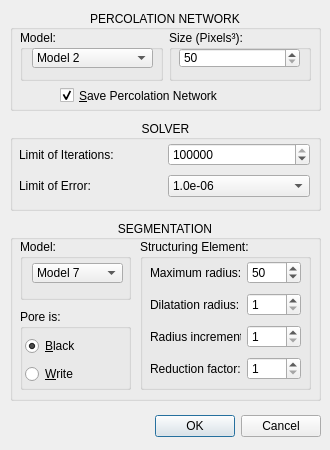
<?xml version="1.0" encoding="UTF-8"?>
<ui version="4.0">
 <class>DialogIntrinsicPermeabilityByNetwork</class>
 <widget class="QDialog" name="DialogIntrinsicPermeabilityByNetwork">
  <property name="geometry">
   <rect>
    <x>0</x>
    <y>0</y>
    <width>330</width>
    <height>450</height>
   </rect>
  </property>
  <property name="minimumSize">
   <size>
    <width>330</width>
    <height>450</height>
   </size>
  </property>
  <property name="maximumSize">
   <size>
    <width>330</width>
    <height>450</height>
   </size>
  </property>
  <property name="windowTitle">
   <string>Pores and Throats Segmentation</string>
  </property>
  <property name="windowIcon">
   <iconset resource="application.qrc">
    <normaloff>:/images/logo.png</normaloff>:/images/logo.png</iconset>
  </property>
  <property name="autoFillBackground">
   <bool>false</bool>
  </property>
  <widget class="QGroupBox" name="groupBoxSolver">
   <property name="geometry">
    <rect>
     <x>10</x>
     <y>120</y>
     <width>311</width>
     <height>91</height>
    </rect>
   </property>
   <property name="title">
    <string>SOLVER</string>
   </property>
   <property name="alignment">
    <set>Qt::AlignCenter</set>
   </property>
   <widget class="QWidget" name="layoutWidget2">
    <property name="geometry">
     <rect>
      <x>9</x>
      <y>20</y>
      <width>291</width>
      <height>62</height>
     </rect>
    </property>
    <layout class="QGridLayout" name="gridLayout">
     <item row="0" column="1">
      <widget class="QSpinBox" name="spinBoxLimitIterations">
       <property name="minimum">
        <number>1000</number>
       </property>
       <property name="maximum">
        <number>10000000</number>
       </property>
       <property name="value">
        <number>100000</number>
       </property>
      </widget>
     </item>
     <item row="1" column="0">
      <widget class="QLabel" name="label_3">
       <property name="text">
        <string>Limit of Error:</string>
       </property>
      </widget>
     </item>
     <item row="1" column="1">
      <widget class="QComboBox" name="comboBoxLimitError">
       <property name="currentText">
        <string notr="true">1.0e-06</string>
       </property>
       <property name="currentIndex">
        <number>5</number>
       </property>
       <item>
        <property name="text">
         <string>1.0e-01</string>
        </property>
       </item>
       <item>
        <property name="text">
         <string>1.0e-02</string>
        </property>
       </item>
       <item>
        <property name="text">
         <string>1.0e-03</string>
        </property>
       </item>
       <item>
        <property name="text">
         <string>1.0e-04</string>
        </property>
       </item>
       <item>
        <property name="text">
         <string>1.0e-05</string>
        </property>
       </item>
       <item>
        <property name="text">
         <string>1.0e-06</string>
        </property>
       </item>
       <item>
        <property name="text">
         <string>1.0e-07</string>
        </property>
       </item>
       <item>
        <property name="text">
         <string>1.0e-08</string>
        </property>
       </item>
       <item>
        <property name="text">
         <string>1.0e-09</string>
        </property>
       </item>
       <item>
        <property name="text">
         <string>1.0e-10</string>
        </property>
       </item>
      </widget>
     </item>
     <item row="0" column="0">
      <widget class="QLabel" name="label_6">
       <property name="text">
        <string>Limit of Iterations:</string>
       </property>
      </widget>
     </item>
    </layout>
   </widget>
  </widget>
  <widget class="QDialogButtonBox" name="buttonBox">
   <property name="geometry">
    <rect>
     <x>10</x>
     <y>400</y>
     <width>311</width>
     <height>52</height>
    </rect>
   </property>
   <property name="minimumSize">
    <size>
     <width>80</width>
     <height>52</height>
    </size>
   </property>
   <property name="inputMethodHints">
    <set>Qt::ImhNone</set>
   </property>
   <property name="orientation">
    <enum>Qt::Horizontal</enum>
   </property>
   <property name="standardButtons">
    <set>QDialogButtonBox::Cancel|QDialogButtonBox::Ok</set>
   </property>
  </widget>
  <widget class="QGroupBox" name="groupBoxSementation">
   <property name="enabled">
    <bool>true</bool>
   </property>
   <property name="geometry">
    <rect>
     <x>10</x>
     <y>220</y>
     <width>311</width>
     <height>181</height>
    </rect>
   </property>
   <property name="title">
    <string>SEGMENTATION</string>
   </property>
   <property name="alignment">
    <set>Qt::AlignCenter</set>
   </property>
   <widget class="QGroupBox" name="groupBox_2">
    <property name="geometry">
     <rect>
      <x>130</x>
      <y>19</y>
      <width>171</width>
      <height>151</height>
     </rect>
    </property>
    <property name="title">
     <string>Structuring Element:</string>
    </property>
    <widget class="QWidget" name="layoutWidget2_2">
     <property name="geometry">
      <rect>
       <x>10</x>
       <y>19</y>
       <width>151</width>
       <height>128</height>
      </rect>
     </property>
     <layout class="QGridLayout" name="gridLayout_3">
      <item row="3" column="0">
       <widget class="QLabel" name="label_5">
        <property name="text">
         <string>Reduction factor:</string>
        </property>
       </widget>
      </item>
      <item row="1" column="0">
       <widget class="QLabel" name="label_7">
        <property name="text">
         <string>Dilatation radius:</string>
        </property>
       </widget>
      </item>
      <item row="2" column="0">
       <widget class="QLabel" name="label_8">
        <property name="text">
         <string>Radius increment:</string>
        </property>
       </widget>
      </item>
      <item row="2" column="1">
       <widget class="QSpinBox" name="spinBoxRinc">
        <property name="minimum">
         <number>1</number>
        </property>
       </widget>
      </item>
      <item row="3" column="1">
       <widget class="QSpinBox" name="spinBoxRreduction">
        <property name="minimum">
         <number>1</number>
        </property>
       </widget>
      </item>
      <item row="0" column="0">
       <widget class="QLabel" name="label_9">
        <property name="text">
         <string>Maximum radius:</string>
        </property>
       </widget>
      </item>
      <item row="0" column="1">
       <widget class="QSpinBox" name="spinBoxRmax">
        <property name="minimum">
         <number>1</number>
        </property>
        <property name="maximum">
         <number>1000</number>
        </property>
        <property name="value">
         <number>50</number>
        </property>
       </widget>
      </item>
      <item row="1" column="1">
       <widget class="QSpinBox" name="spinBoxRdilatation">
        <property name="minimum">
         <number>1</number>
        </property>
        <property name="maximum">
         <number>10</number>
        </property>
        <property name="value">
         <number>1</number>
        </property>
       </widget>
      </item>
     </layout>
    </widget>
   </widget>
   <widget class="QGroupBox" name="groupBox_6">
    <property name="geometry">
     <rect>
      <x>10</x>
      <y>19</y>
      <width>111</width>
      <height>61</height>
     </rect>
    </property>
    <property name="title">
     <string>Model:</string>
    </property>
    <widget class="QComboBox" name="comboBoxSModel">
     <property name="geometry">
      <rect>
       <x>12</x>
       <y>24</y>
       <width>91</width>
       <height>20</height>
      </rect>
     </property>
     <item>
      <property name="text">
       <string>Model 7</string>
      </property>
     </item>
     <item>
      <property name="text">
       <string>Model 8</string>
      </property>
     </item>
     <item>
      <property name="text">
       <string>Model 9</string>
      </property>
     </item>
     <item>
      <property name="text">
       <string>Model 10</string>
      </property>
     </item>
     <item>
      <property name="text">
       <string>Model 11</string>
      </property>
     </item>
    </widget>
   </widget>
   <widget class="QGroupBox" name="groupBox_3">
    <property name="geometry">
     <rect>
      <x>10</x>
      <y>89</y>
      <width>111</width>
      <height>81</height>
     </rect>
    </property>
    <property name="title">
     <string>Pore is:</string>
    </property>
    <widget class="QWidget" name="layoutWidget">
     <property name="geometry">
      <rect>
       <x>5</x>
       <y>25</y>
       <width>101</width>
       <height>52</height>
      </rect>
     </property>
     <layout class="QVBoxLayout" name="verticalLayout">
      <item>
       <widget class="QRadioButton" name="radioButtonBlack">
        <property name="text">
         <string>&amp;Black</string>
        </property>
        <property name="checked">
         <bool>true</bool>
        </property>
       </widget>
      </item>
      <item>
       <widget class="QRadioButton" name="radioButtonWrite">
        <property name="text">
         <string>&amp;Write</string>
        </property>
       </widget>
      </item>
     </layout>
    </widget>
   </widget>
  </widget>
  <widget class="QGroupBox" name="groupBoxPercolationNetwork">
   <property name="geometry">
    <rect>
     <x>10</x>
     <y>10</y>
     <width>311</width>
     <height>101</height>
    </rect>
   </property>
   <property name="title">
    <string>PERCOLATION NETWORK</string>
   </property>
   <property name="alignment">
    <set>Qt::AlignCenter</set>
   </property>
   <widget class="QCheckBox" name="checkBoxSPN">
    <property name="geometry">
     <rect>
      <x>50</x>
      <y>77</y>
      <width>211</width>
      <height>17</height>
     </rect>
    </property>
    <property name="layoutDirection">
     <enum>Qt::LeftToRight</enum>
    </property>
    <property name="autoFillBackground">
     <bool>false</bool>
    </property>
    <property name="text">
     <string>&amp;Save Percolation Network</string>
    </property>
    <property name="checked">
     <bool>true</bool>
    </property>
    <property name="tristate">
     <bool>false</bool>
    </property>
   </widget>
   <widget class="QWidget" name="layoutWidget1">
    <property name="geometry">
     <rect>
      <x>10</x>
      <y>20</y>
      <width>291</width>
      <height>51</height>
     </rect>
    </property>
    <layout class="QGridLayout" name="gridLayout_2">
     <item row="0" column="1">
      <widget class="QGroupBox" name="groupBox_8">
       <property name="title">
        <string>Size (Pixels³):</string>
       </property>
       <widget class="QSpinBox" name="spinBoxPNSize">
        <property name="geometry">
         <rect>
          <x>10</x>
          <y>18</y>
          <width>121</width>
          <height>20</height>
         </rect>
        </property>
        <property name="minimum">
         <number>50</number>
        </property>
        <property name="maximum">
         <number>1000</number>
        </property>
        <property name="singleStep">
         <number>10</number>
        </property>
        <property name="value">
         <number>50</number>
        </property>
       </widget>
      </widget>
     </item>
     <item row="0" column="0">
      <widget class="QGroupBox" name="groupBox_7">
       <property name="title">
        <string>Model:</string>
       </property>
       <widget class="QComboBox" name="comboBoxPNModel">
        <property name="geometry">
         <rect>
          <x>12</x>
          <y>18</y>
          <width>121</width>
          <height>20</height>
         </rect>
        </property>
        <property name="currentIndex">
         <number>1</number>
        </property>
        <item>
         <property name="text">
          <string extracomment="Sort Sites and Links by the position on the X axis">Model 1</string>
         </property>
        </item>
        <item>
         <property name="text">
          <string extracomment="First sorts the sites and then sort the links by the position on the X axis">Model 2</string>
         </property>
        </item>
        <item>
         <property name="text">
          <string>Model 3</string>
         </property>
        </item>
       </widget>
      </widget>
     </item>
    </layout>
   </widget>
   <zorder>layoutWidget1</zorder>
   <zorder>checkBoxSPN</zorder>
  </widget>
 </widget>
 <tabstops>
  <tabstop>radioButtonBlack</tabstop>
  <tabstop>radioButtonWrite</tabstop>
  <tabstop>spinBoxLimitIterations</tabstop>
 </tabstops>
 <resources>
  <include location="application.qrc"/>
 </resources>
 <connections>
  <connection>
   <sender>buttonBox</sender>
   <signal>accepted()</signal>
   <receiver>DialogIntrinsicPermeabilityByNetwork</receiver>
   <slot>accept()</slot>
   <hints>
    <hint type="sourcelabel">
     <x>290</x>
     <y>284</y>
    </hint>
    <hint type="destinationlabel">
     <x>157</x>
     <y>274</y>
    </hint>
   </hints>
  </connection>
  <connection>
   <sender>buttonBox</sender>
   <signal>rejected()</signal>
   <receiver>DialogIntrinsicPermeabilityByNetwork</receiver>
   <slot>reject()</slot>
   <hints>
    <hint type="sourcelabel">
     <x>290</x>
     <y>284</y>
    </hint>
    <hint type="destinationlabel">
     <x>286</x>
     <y>274</y>
    </hint>
   </hints>
  </connection>
 </connections>
</ui>
